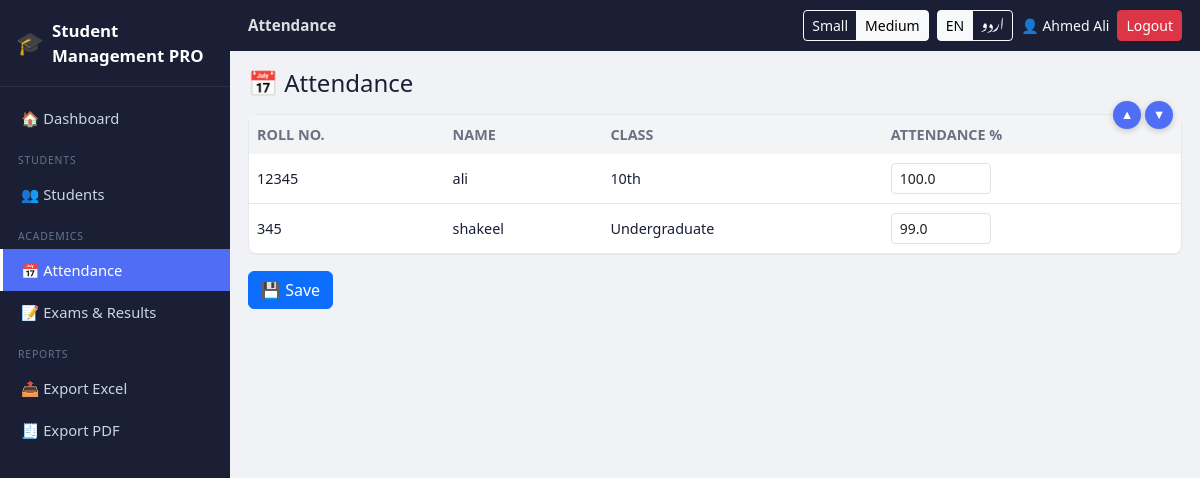
Page /attendance (signed in) on the committed database.
### tables this page shows
CREATE TABLE users(
        id INTEGER PRIMARY KEY AUTOINCREMENT,
        username TEXT UNIQUE NOT NULL,
        password_hash TEXT NOT NULL,
        full_name TEXT,
        role TEXT NOT NULL,
        density TEXT DEFAULT 'medium',
        created_at TEXT
    );

CREATE TABLE students(
        id INTEGER PRIMARY KEY AUTOINCREMENT,
        roll_no TEXT UNIQUE NOT NULL,
        name TEXT NOT NULL,
        father TEXT,
        email TEXT,
        class_name TEXT,
        age INTEGER,
        attendance REAL DEFAULT 100,
        student_user_id INTEGER,
        parent_user_id INTEGER,
        admission_fee REAL DEFAULT 5000,
        monthly_fee REAL DEFAULT 2000,
        fee_paid REAL DEFAULT 0,
        fee_pending REAL DEFAULT 7000,
        fee_status TEXT DEFAULT 'unpaid'
    );

### app.py (the view, shortened to what this page needs)
@app.route("/attendance", methods=["GET", "POST"])
@login_required(roles=["admin", "teacher"])
def attendance_page():
    db = get_db()
    students = db.execute("SELECT * FROM students ORDER BY name").fetchall()
    return render_template("attendance.html", students=students)

### app.py (called while the page is built)
def get_db():
    if "db" not in g:
        g.db = sqlite3.connect(DB_PATH)
        g.db.row_factory = sqlite3.Row
        g.db.execute("PRAGMA foreign_keys = ON")
    return g.db

def current_user():
    uid = session.get("user_id")
    if not uid:
        return None
    db = get_db()
    return db.execute("SELECT * FROM users WHERE id=?", (uid,)).fetchone()

def login_required(roles=None):
    def deco(fn):
        @wraps(fn)
        def wrapper(*a, **kw):
            user = current_user()
            if not user:
                return redirect(url_for("login"))
            if roles and user["role"] not in roles:
                abort(403)
            return fn(*a, **kw)
        return wrapper
    return deco

@app.context_processor
def inject_globals():
    lang = session.get("lang", "en")
    return dict(
        t=get_translator(lang),
        lang=lang,
        current_user=current_user(),
        density=(current_user()["density"] if current_user() else session.get("density", "medium")),
    )

### translations.py (called while the page is built)
def get_translator(lang):
    table = TRANSLATIONS.get(lang, TRANSLATIONS["en"])
    def t(key):
        return table.get(key, TRANSLATIONS["en"].get(key, key))
    return t

### templates/attendance.html
{% extends "base.html" %}
{% block title %}{{ t('attendance') }}{% endblock %}
{% block content %}
<h4 class="mb-3">📅 {{ t('attendance') }}</h4>
<form method="post">
  <div class="scroll-panel mb-3">
    <div class="scroll-arrows">
      <button class="scroll-arrow-btn" type="button" onclick="scrollPanel('attTable','up')" title="{{ t('scroll_up') }}">▲</button>
      <button class="scroll-arrow-btn" type="button" onclick="scrollPanel('attTable','down')" title="{{ t('scroll_down') }}">▼</button>
    </div>
    <div class="scroll-body" id="attTable">
      <table class="pro-table">
        <thead><tr><th>{{ t('roll_no') }}</th><th>{{ t('name') }}</th><th>{{ t('class_name') }}</th><th>{{ t('attendance') }} %</th></tr></thead>
        <tbody>
        {% for s in students %}
          <tr>
            <td>{{ s['roll_no'] }}</td>
            <td>{{ s['name'] }}</td>
            <td>{{ s['class_name'] or '-' }}</td>
            <td>
              <input class="form-control form-control-sm" type="number" min="0" max="100" step="0.1"
                     name="att_{{ s['id'] }}" value="{{ s['attendance'] }}" style="width:100px;">
            </td>
          </tr>
        {% else %}
          <tr><td colspan="4" class="text-center text-muted py-4">{{ t('no_data') }}</td></tr>
        {% endfor %}
        </tbody>
      </table>
    </div>
  </div>
  <button class="btn btn-primary" type="submit">💾 {{ t('save') }}</button>
</form>
{% endblock %}

### templates/base.html (shortened to what this page needs)
<!DOCTYPE html>
<html lang="{{ lang }}" dir="{{ 'rtl' if lang == 'ur' else 'ltr' }}">
<head>
<link href="https://cdnjs.cloudflare.com/ajax/libs/bootstrap/5.3.3/css/bootstrap.min.css" rel="stylesheet">
<link href="{{ url_for('static', filename='css/style.css') }}" rel="stylesheet">
</head>
<body class="density-{{ density }} {{ 'rtl-mode' if lang == 'ur' else '' }}">
{% if current_user %}
<div class="d-flex app-shell">
  <nav class="sidebar d-none d-lg-flex flex-column">
    <div class="sidebar-brand">
      <span class="brand-icon">🎓</span>
      <span class="brand-text">{{ t('app_name') }}</span>
    </div>
    <div class="sidebar-nav">
      {% include "_nav_links.html" %}
    </div>
  </nav>
  <div class="main-col flex-grow-1">
    <header class="topbar d-flex align-items-center justify-content-between">
      <div class="d-flex align-items-center gap-2">
        <span class="topbar-title">{{ self.title() if self.title is defined else '' }}</span>
      </div>
      <div class="d-flex align-items-center gap-2 flex-wrap">
        <div class="btn-group btn-group-sm" role="group" aria-label="density">
          <a class="btn btn-outline-light {{ 'active' if density=='small' }}" href="{{ url_for('set_density', level='small') }}">{{ t('small') }}</a>
          <a class="btn btn-outline-light {{ 'active' if density=='medium' }}" href="{{ url_for('set_density', level='medium') }}">{{ t('medium') }}</a>
        </div>
        <div class="btn-group btn-group-sm" role="group" aria-label="lang">
          <a class="btn btn-outline-light {{ 'active' if lang=='en' }}" href="{{ url_for('set_lang', code='en') }}">EN</a>
          <a class="btn btn-outline-light {{ 'active' if lang=='ur' }}" href="{{ url_for('set_lang', code='ur') }}">اردو</a>
        </div>
        <span class="text-light small d-none d-sm-inline">👤 {{ current_user['full_name'] or current_user['username'] }}</span>
        <a class="btn btn-sm btn-danger" href="{{ url_for('logout') }}">{{ t('logout') }}</a>
      </div>
    </header>
    <main class="content-area">
      {% block content %}{% endblock %}
    </main>
  </div>
</div>
{% else %}
  {% block guest_content %}{% endblock %}
{% endif %}
</body>
</html>

### static/css/style.css (style rules this page uses)
:root { --sidebar-w: 230px; --navy: #1A1F36; --navy2: #252D4A; --accent: #4F6EF5; --bg: #F0F2F5; --card: #FFFFFF; --border: #E5E7EB; --text: #1A1F36; --text2: #6B7280; }
* { box-sizing: border-box; }
body { margin:0; background: var(--bg); color: var(--text); font-family: "Segoe UI", "Noto Nastaliq Urdu", system-ui, sans-serif; }
.app-shell { min-height: 100vh; }
.sidebar { width: var(--sidebar-w); min-width: var(--sidebar-w); background: var(--navy); color: #fff; height: 100vh; position: sticky; top: 0; }
.sidebar-brand { padding: 18px 16px; font-weight: 700; font-size: 1.05rem; border-bottom: 1px solid rgba(255,255,255,.08); display:flex; align-items:center; gap:8px; }
.brand-icon { font-size:1.4rem; }
.sidebar-nav { flex: 1 1 auto; overflow-y: auto; max-height: calc(100vh - 64px); padding: 10px 0 24px; scrollbar-width: thin; scrollbar-color: #475569 var(--navy); }
.topbar { background: var(--navy); color:#fff; padding: 10px 18px; position: sticky; top:0; z-index: 20; }
.topbar-title { font-weight:600; font-size: .95rem; opacity:.85; }
.main-col { min-height: 100vh; display:flex; flex-direction:column; }
.content-area { padding: 18px; flex:1 1 auto; }
.scroll-panel { position: relative; border: 1px solid var(--border); border-radius: 10px; background: var(--card); }
.scroll-panel .scroll-body { max-height: 480px; overflow-y: auto; overflow-x: auto; }
.scroll-arrows { position:absolute; right: 8px; top: -14px; display:flex; gap:4px; z-index:5; }
.scroll-arrow-btn { background: var(--accent); color:#fff; border:none; width:28px; height:28px; border-radius:50%; font-size:.8rem; line-height:1; cursor:pointer; box-shadow: 0 2px 6px rgba(0,0,0,.2); }
table.pro-table { width:100%; border-collapse: collapse; }
table.pro-table thead th { background: #F3F4F6; position: sticky; top:0; z-index:2; font-size:.78rem; text-transform:uppercase; color:var(--text2); padding:10px 8px; white-space:nowrap; }
table.pro-table td { padding:9px 8px; border-bottom:1px solid var(--border); font-size:.9rem; white-space:nowrap; }
body.density-medium table.pro-table td, body.density-medium table.pro-table th { padding:9px 8px; font-size:.9rem; }

### rows in the picture
users: density "Medium", full_name "Ahmed Ali"
students: roll_no "12345", name "ali", class_name "10th", attendance "100.0"
students: roll_no "345", name "shakeel", class_name "Undergraduate", attendance "99.0"

### other values in the picture
{{ t('app_name') }} "Student Management PRO"
{{ t('dashboard') }} "Dashboard"
{{ t('students') }} "STUDENTS"
{{ t('students') }} "Students"
{{ t('attendance') }} "Attendance"
{{ t('exams_results') }} "Exams & Results"
{{ t('export_excel') }} "Export Excel"
{{ t('export_pdf') }} "Export PDF"
{{ t('small') }} "Small"
{{ t('logout') }} "Logout"
{{ t('roll_no') }} "ROLL NO."
{{ t('name') }} "NAME"
{{ t('class_name') }} "CLASS"
{{ t('attendance') }} "ATTENDANCE"
{{ t('save') }} "Save"
